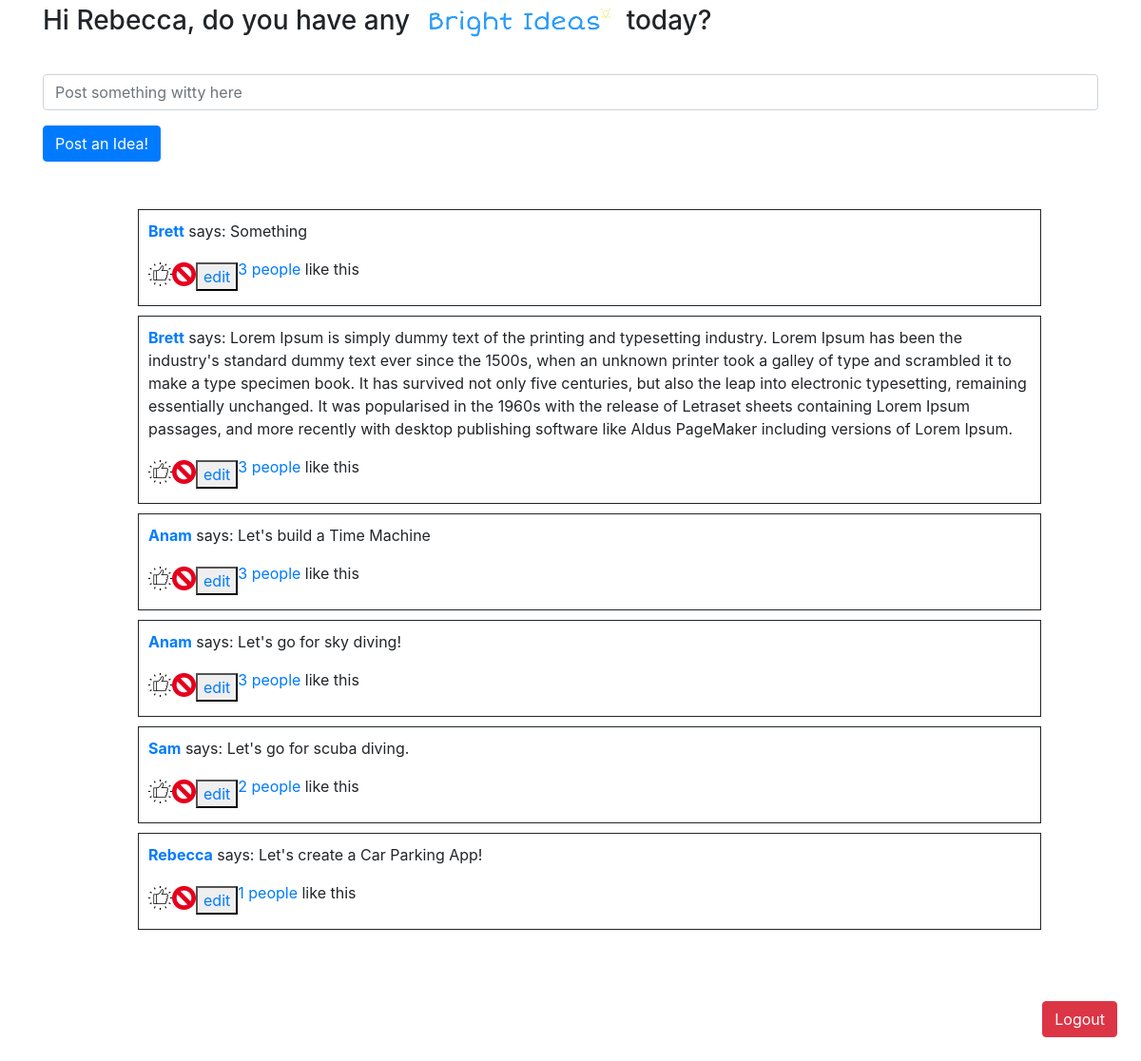
/bright_ideas (signed in), run on the app's committed database.
### app.py (models this page shows, shortened)
class User(db.Model):
    __tablename__ = "users"
    id=db.Column(db.Integer, primary_key=True)
    first_name=db.Column(db.String(255))
    last_name=db.Column(db.String(255))
    email=db.Column(db.String(255))
    password_hash=db.Column(db.String(255))
    liked_posts=db.relationship("Post", secondary=likes_table)
    followers=db.relationship("User",
        secondary=followers_table,
        primaryjoin=id==followers_table.c.followed_id,
        secondaryjoin=id==followers_table.c.follower_id,
        backref="following")
    created_at=db.Column(db.DateTime, server_default=func.now())
    updated_at=db.Column(db.DateTime, server_default=func.now(),onupdate=func.now())

class Post(db.Model):
    __tablename__="posts"
    id=db.Column(db.Integer, primary_key=True)
    message=db.Column(db.String(255))
    author_id=db.Column(db.Integer,db.ForeignKey("users.id"))
    author=db.relationship("User", backref="posts", cascade="all")
    likers=db.relationship("User", secondary=likes_table, cascade="all")
    created_at=db.Column(db.DateTime, server_default=func.now())
    updated_at=db.Column(db.DateTime, server_default=func.now(),onupdate=func.now())

### app.py (the view)
@app.route("/bright_ideas")
def bright_ideas():
    if "user_logged_in" not in session:
        flash("Please Log In")
        return redirect("/")
    user_logged_in=User.query.get(session['user_logged_in']['id'])
    approved_users_ids = [user.id for user in user_logged_in.following] + [user_logged_in.id]
    all_posts=Post.query.all()
    return render_template("bright_ideas.html", posts=all_posts)

### templates/bright_ideas.html (shortened to what this page needs)
<!DOCTYPE html>
<html lang="en">
<head>
    <link rel="stylesheet" href="https://stackpath.bootstrapcdn.com/bootstrap/4.3.1/css/bootstrap.min.css">
    <link rel="stylesheet" type="text/css" href="{{url_for('static', filename='styles/bright_ideas.css')}}">
</head>
<body>
    <div class="container">
        <h3>Hi {{session['user_logged_in']['first']}}, do you have any<img src="/static/images/brightideas.png"> today?</h3>
        <form action="/add_post" method="POST">
            <div class="form-group">
                <input type="text" class="form-control" name="message" placeholder="Post something witty here">
            </div>
           <button type="submit" class="btn btn-primary">Post an Idea!</button>
            <br>
        </form>
        <div class="post">
            <ul style="list-style: none;">
                {% for post in posts %}
                    <li>
                        <a href="/users/{{post.author_id}}"><p><b>{{post.author.first_name}}</b></a> says: {{post.message}}</p>
                        <div class="form-inline">
                                    <!-- <form action="/posts/{{post.id}}/unlike" method="POST">
                                        <input type="image" src="/static/images/dislikeimage.png">
                                    </form> -->
                                    <form action="/posts/{{post.id}}/like" method="POST">
                                        <input type="image" src="/static/images/likeimage.png">
                                    </form>
                                <form action="/posts/{{post.id}}/delete" method="POST">
                                    <input type="image" src="/static/images/delete.png">
                                </form>
                            <button>
                                <a href="/posts/{{post.id}}/edit">edit</a>
                            </button>
                            <a href="/brightideas/{{post.id}}"><p>{{post.likers |length}} people</a> like this</p>
                        </div>
                    </li>
                {% endfor %}
            </ul>
        </div>
    </div>
    <a href="/logout"><button type="button" class="btn btn-danger">Logout</button></a>
</body>
</html>

### static/styles/bright_ideas.css (style rules this page uses)
input[type=image] { max-width: 25px; max-height: 25px; display: inline-block; }
.form-inline { display: flex; flex-flow: row wrap; align-items: center; }
.container { min-height: 900px; }
.post { margin: 50px; }
.post li { border-style:solid; border-width:thin; margin: 10px; padding: 10px; }
h3 img { max-width: 220px; }
a .btn { float: right; margin: 25px; }

### data on the page
User: user_logged_in.first "Rebecca"
Post: author.first_name "Brett", message "Something", likers|length "3"
Post: author.first_name "Brett", message "Lorem Ipsum is simply dummy text of the printing and typesetting industry. Lorem Ipsum has been the industry's standard dummy text ever since the 1500s, when an unknown printer took a galley of type and scrambled it to make a type specimen book. It has survived not only five centuries, but also the leap into electronic typesetting, remaining essentially unchanged. It was popularised in the 1960s with the release of Letraset sheets containing Lorem Ipsum passages, and more recently with desktop publishing software like Aldus PageMaker including versions of Lorem Ipsum.", likers|length "3"
Post: author.first_name "Anam", message "Let's build a Time Machine", likers|length "3"
Post: author.first_name "Anam", message "Let's go for sky diving!", likers|length "3"
Post: author.first_name "Sam", message "Let's go for scuba diving.", likers|length "2"
Post: author.first_name "Rebecca", message "Let's create a Car Parking App!", likers|length "1"
